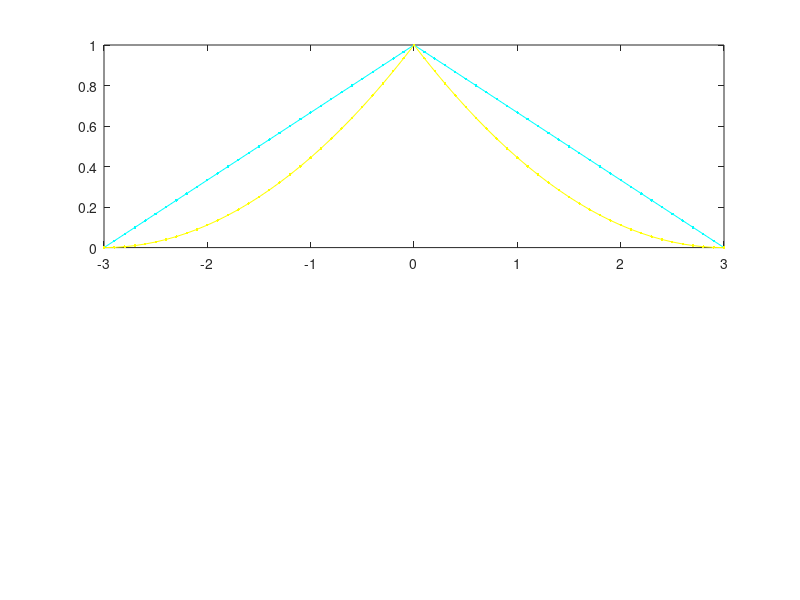

Source code (MATLAB): (Note: this script raises an error after producing the figure.)
% interp_table_test.m

hr = inline('(1-abs(t/(J/2))) .* (abs(t) <= J/2)', 't', 'J');
hi = inline('(1-abs(t/(J/2))).^2 .* (abs(t) <= J/2)', 't', 'J');

% 1D
if 1, disp '1d'
	L = 10;
	J = 6;
	s = [-J/2*L:J/2*L]'/L;
	hs = hr(s, J) + 1i * hi(s, J);
	if length(hs) ~= J*L+1, error 'size', end

	clf, subplot(211)
	plot(s, real(hs), 'c.-', s, imag(hs), 'y.-')

	K = 20;
	ck = zeros(K,1);
	ck(2+1) = 1;
	ck = complexify(ck);
	tm = linspace(-2*K, 2*K, 2001)';
	fm = interp1_table_mex(ck, hs, int32(J), int32(L), tm);

	subplot(212)
	plot(tm, real(fm), 'c.-', tm, imag(fm), 'y.-')
prompt
end

% 2D
if 1, disp '2d'
	L = [2^5 2^4];
	J = [6 4];
	s1 = [-J(1)/2*L(1):J(1)/2*L(1)]'/L(1);
	s2 = [-J(2)/2*L(2):J(2)/2*L(2)]'/L(2);
	h1 = 0*hr(s1, J(1)) + 1i * hi(s1, J(1));
	h2 = 0*hr(s2, J(2)) + 1i * hi(s2, J(2));
%	h1 = complexify(h1);
%	h2 = complexify(h2);

	clf, subplot(211)
	plot(	s1, real(h1), 'c.-', s1, imag(h1), 'y.-', ...
		s2, real(h2), 'g.-', s2, imag(h2), 'm.-')

	K = [8 12];
	ck = zeros(K);
	ck(0+1, 0+1) = -1i;
%	ck = complexify(ck);
	t1 = linspace(-2*K(1), 2*K(1), 201)';
	t2 = linspace(-2*K(2), 2*K(2), 199)';
	t1 = linspace(0, K(1), 201)';
	t2 = linspace(0, K(2), 199)';
	[tt1 tt2] = ndgrid(t1, t2);
	tm = [tt1(:) tt2(:)];
%	tic
	fm = interp2_table_mex(ck, h1, h2, int32(J), int32(L), tm);
%	toc
	fm = reshape(fm, size(tt1));

	im(121, t1, t2, real(fm), 'real'), cbar
	im(122, t1, t2, imag(fm), 'imag'), cbar
prompt
end


% 3D
if 1, disp '3d'
	L = [2^5 2^4 2^6];
	J = [5 3 4];
	s1 = [-J(1)/2*L(1):J(1)/2*L(1)]'/L(1);
	s2 = [-J(2)/2*L(2):J(2)/2*L(2)]'/L(2);
	s3 = [-J(3)/2*L(3):J(3)/2*L(3)]'/L(3);
	h1 = 1 * hr(s1, J(1)) + 0i * hi(s1, J(1));
	h2 = 1 * hr(s2, J(2)) + 0i * hi(s2, J(2));
	h3 = 1 * hr(s3, J(3)) + 0i * hi(s3, J(3));
	h1 = complexify(h1);
	h2 = complexify(h2);
	h3 = complexify(h3);

	clf, subplot(211)
	plot(	s1, real(h1), 'c.-', s1, imag(h1), 'y.-', ...
		s2, real(h2), 'g.-', s2, imag(h2), 'm.-', ...
		s3, real(h3), 'y.-', s3, imag(h3), 'w.-')

	K = [8 12 4];
	ck = zeros(K);
	ck(0+1, 0+1) = 1i;
	ck = complexify(ck);
	t1 = linspace(-2*K(1), 2*K(1), 69)';
	t2 = linspace(-2*K(2), 2*K(2), 89)';
	t3 = linspace(-2*K(3), 2*K(3), 9)';
%	t1 = linspace(0, K(1), 201)';
%	t2 = linspace(0, K(2), 199)';
	t3 = [-1 0 1];
	[tt1 tt2 tt3] = ndgrid(t1, t2, t3);
	tm = [tt1(:) tt2(:) tt3(:)];
	tic
	fm = interp3_table_mex(ck, h1, h2, h3, int32(J), int32(L), tm);
	toc
	fm = reshape(fm, size(tt1));

	im(121, t1, t2, real(fm), 'real'), cbar
	im(122, t1, t2, imag(fm), 'imag'), cbar
	if length(t3) == 1 % compare to 2D
		f2 = interp2_table_mex(ck, h1, h2, ...
			int32(J(1:2)), int32(L(1:2)), tm(:,1:2));
		f2 = reshape(f2, size(tt1));
		max_percent_diff(f2, fm)
	end
end
